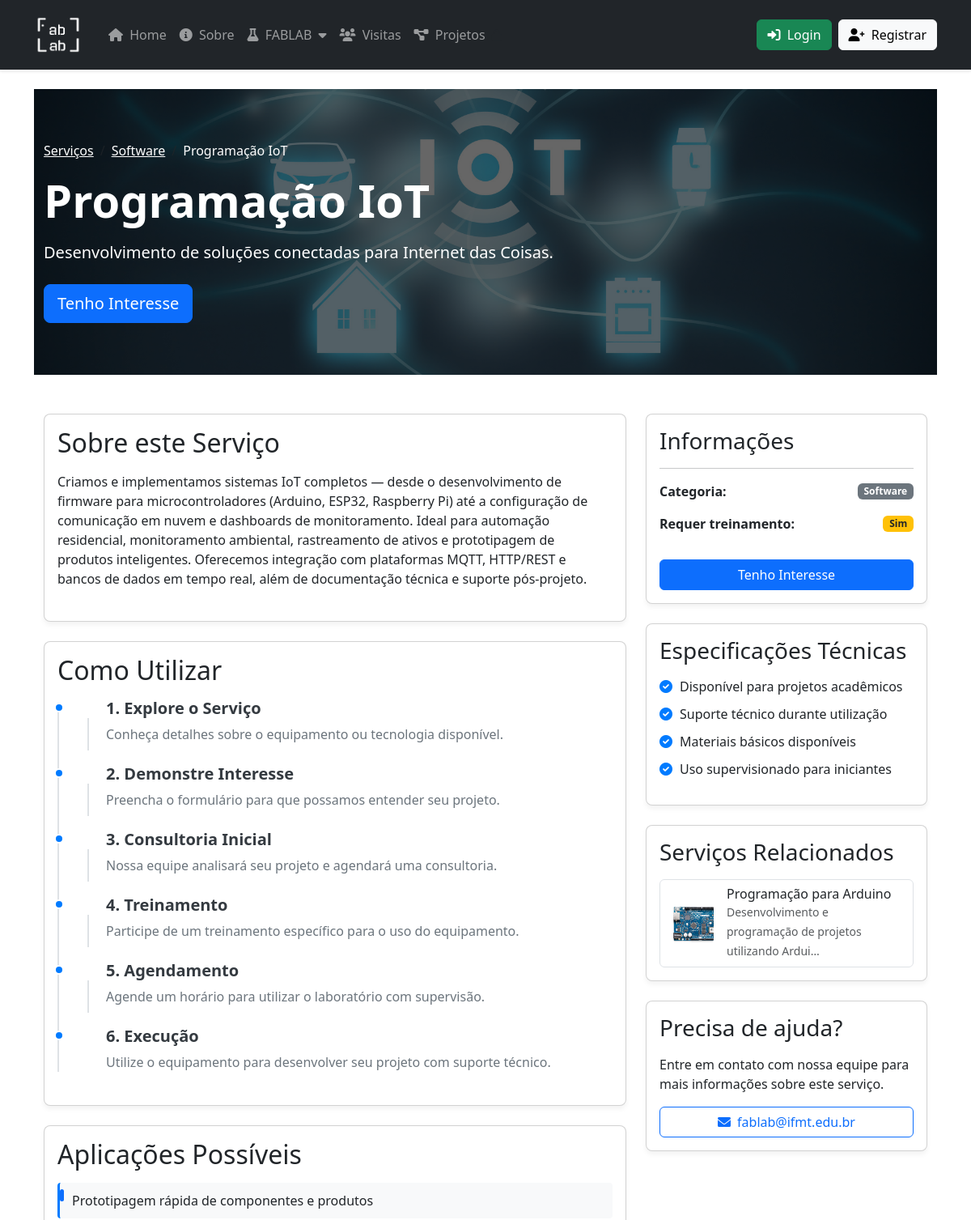
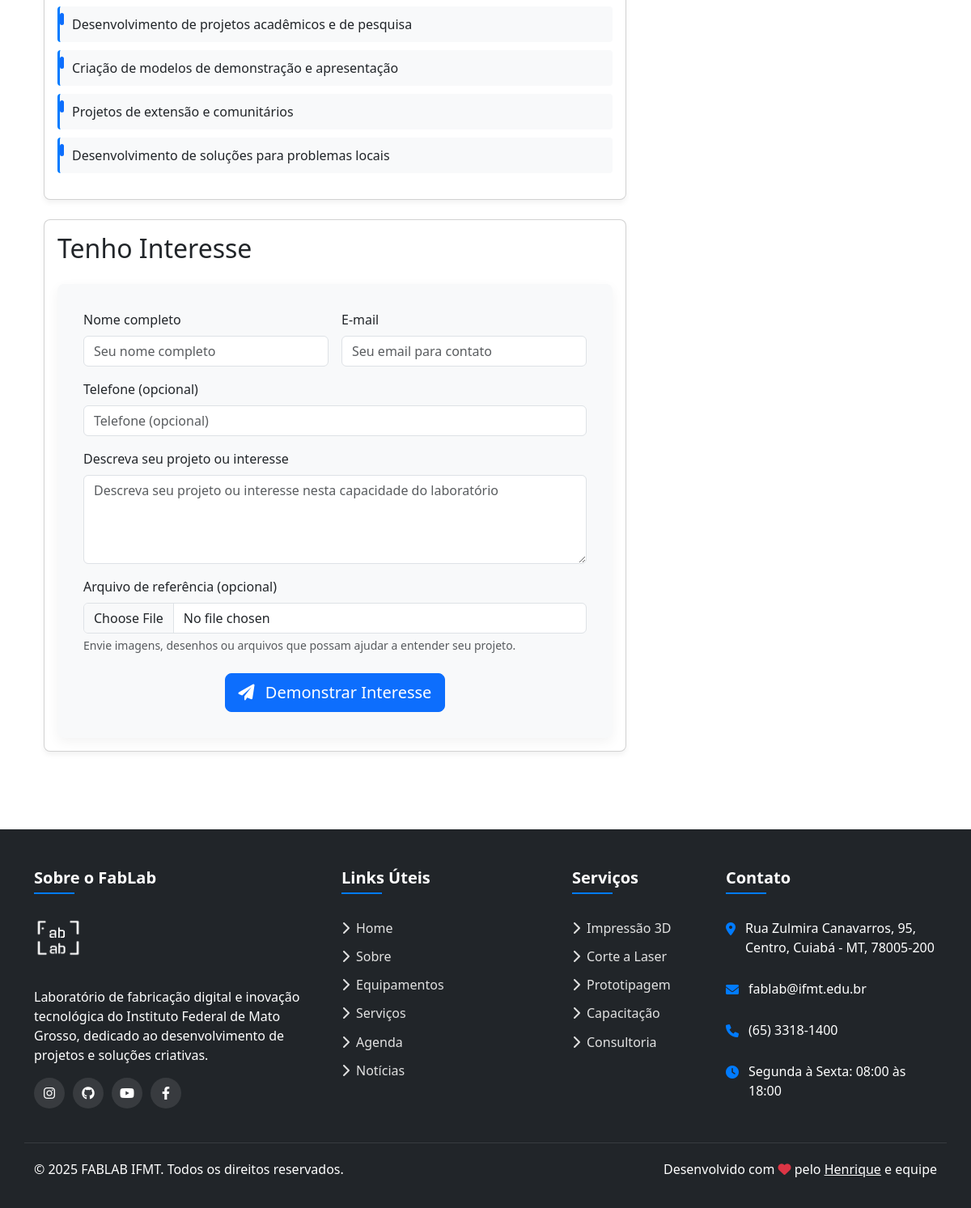
Page /options/servicos/4/ on the committed database (2 pictures, top to bottom).
### options/models.py (models this page shows, shortened)
class Servico(models.Model):
    categoria = models.ForeignKey(CategoriaServico, on_delete=models.CASCADE, related_name='servicos')
    nome = models.CharField(max_length=100)
    descricao_curta = models.CharField(max_length=200)
    descricao = models.TextField()
    imagem = models.ImageField(upload_to='servicos/', blank=True)
    tempo_estimado = models.CharField(max_length=100, blank=True, help_text="Ex: '2-3 dias', '1 semana', etc.")
    disponivel = models.BooleanField(default=True)
    destaque = models.BooleanField(default=False, help_text="Serviço em destaque na página inicial")
    ordem = models.PositiveIntegerField(default=0)
    data_cadastro = models.DateTimeField(auto_now_add=True)
    como_utilizar = models.TextField(blank=True, null=True, help_text="Passos de como utilizar este serviço (um por linha)")
    aplicacoes = models.TextField(blank=True, null=True, help_text="Aplicações possíveis para este serviço (uma por linha)")
    especificacoes = models.TextField(blank=True, null=True, help_text="Especificações técnicas do serviço/equipamento")
    class Meta:
        ordering = ['ordem', 'nome']
        verbose_name = 'Serviço'
        verbose_name_plural = 'Serviços'
    def get_como_utilizar_list(self):
        if not self.como_utilizar:
            return []
        return [item.strip() for item in self.como_utilizar.split('\n') if item.strip()]
    def get_aplicacoes_list(self):
        if not self.aplicacoes:
            return []
        return [item.strip() for item in self.aplicacoes.split('\n') if item.strip()]

class CategoriaServico(models.Model):
    nome = models.CharField(max_length=100)
    descricao = models.TextField(blank=True)
    icone = models.CharField(max_length=50, help_text="Nome do ícone FontAwesome (ex: fa-print)")
    ordem = models.PositiveIntegerField(default=0)
    class Meta:
        ordering = ['ordem', 'nome']
        verbose_name = 'Categoria de Serviço'
        verbose_name_plural = 'Categorias de Serviços'

### options/views.py (the view, shortened to what this page needs)
# urls.py: path('servicos/<int:servico_id>/', views.detalhe_servico, name='detalhe_servico'),
def detalhe_servico(request, servico_id):
    servico = get_object_or_404(Servico, id=servico_id, disponivel=True)
    form = SolicitacaoInteresseForm(initial={'servico': servico})
    servicos_relacionados = Servico.objects.filter(categoria=servico.categoria, disponivel=True).exclude(id=servico.id)[:3]
    context = {
        'servico': servico,
        'form': form,
        'servicos_relacionados': servicos_relacionados
    }
    return render(request, 'detalhe_servico.html', context)

### options/forms.py
class SolicitacaoInteresseForm(forms.ModelForm):
    class Meta:
        model = SolicitacaoInteresse
        fields = ['nome', 'email', 'telefone', 'servico', 'descricao_projeto', 'arquivo_referencia']
        widgets = {
            'descricao_projeto': forms.Textarea(attrs={'rows': 4, 'class': 'form-control', 'placeholder': 'Descreva seu projeto ou interesse nesta capacidade do laboratório'}),
            'nome': forms.TextInput(attrs={'class': 'form-control', 'placeholder': 'Seu nome completo'}),
            'email': forms.EmailInput(attrs={'class': 'form-control', 'placeholder': 'Seu email para contato'}),
            'telefone': forms.TextInput(attrs={'class': 'form-control', 'placeholder': 'Telefone (opcional)'}),
            'servico': forms.HiddenInput(),
            'arquivo_referencia': forms.FileInput(attrs={'class': 'form-control'})
        }

### logs/context_processors.py (called while the page is built)
def pending_events_count(request):
    context = {'global_pending_count': 0}
    if request.user.is_authenticated and request.user.is_staff:
        context['global_pending_count'] = Event.objects.filter(approved=False).count()
    return context

### users/context_processors.py (called while the page is built)
def registration_requests_count(request):
    pending_count = 0
    if request.user.is_authenticated and request.user.is_superuser:
        pending_count = RegistrationRequest.objects.filter(status='pending').count()
    return {
        'registration_pending_count': pending_count
    }

### options/templates/detalhe_servico.html (shortened to what this page needs)
{% extends 'layout.html' %}
{% load static %}
{% load service_filters %}
{% block content %}
<section class="service-header mb-5" style="background-image: url('{% if servico.imagem %}{{ servico.imagem.url }}{% else %}{% static "images/default-service.jpg" %}{% endif %}');">
  <div class="container service-header-content">
    <div class="row">
      <div class="col-lg-8">
        <nav aria-label="breadcrumb">
          <ol class="breadcrumb">
            <li class="breadcrumb-item"><a href="{% url 'options:servicos' %}" class="text-white">Serviços</a></li>
            <li class="breadcrumb-item"><a href="{% url 'options:servicos' %}?categoria={{ servico.categoria.id }}" class="text-white">{{ servico.categoria.nome }}</a></li>
            <li class="breadcrumb-item active text-white" aria-current="page">{{ servico.nome }}</li>
          </ol>
        </nav>
        <h1 class="display-4 fw-bold mb-3">{{ servico.nome }}</h1>
        <p class="lead mb-4">{{ servico.descricao_curta }}</p>
        <a href="#interesse" class="btn btn-primary btn-lg">Tenho Interesse</a>
      </div>
    </div>
  </div>
</section>
<section class="container mb-5">
  <div class="row">
    <div class="col-lg-8">
      <div class="card service-detail-card mb-4">
        <div class="card-body">
          <div class="d-flex justify-content-between align-items-center">
            <h2 class="mb-3">Sobre este Serviço</h2>
          </div>
          <div class="mb-4">
            {{ servico.descricao|linebreaks }}
          </div>
        </div>
      </div>
      <div class="card service-detail-card mb-4">
        <div class="card-body">
          <div class="d-flex justify-content-between align-items-center">
            <h2 class="mb-3">Como Utilizar</h2>
          </div>
          {% if servico.get_como_utilizar_list %}
            <div class="timeline">
              {% for item in servico.get_como_utilizar_list %}
                <div class="timeline-item">
                  <h5>{{ forloop.counter }}. {{ item|split_first_sentence }}</h5>
                  <p>{{ item|remove_first_sentence }}</p>
                </div>
              {% endfor %}
            </div>
          {% else %}
            <div class="timeline">
              <div class="timeline-item">
                <h5>1. Explore o Serviço</h5>
                <p>Conheça detalhes sobre o equipamento ou tecnologia disponível.</p>
              </div>
              <div class="timeline-item">
                <h5>2. Demonstre Interesse</h5>
                <p>Preencha o formulário para que possamos entender seu projeto.</p>
              </div>
              <div class="timeline-item">
                <h5>3. Consultoria Inicial</h5>
                <p>Nossa equipe analisará seu projeto e agendará uma consultoria.</p>
              </div>
              <div class="timeline-item">
                <h5>4. Treinamento</h5>
                <p>Participe de um treinamento específico para o uso do equipamento.</p>
              </div>
              <div class="timeline-item">
                <h5>5. Agendamento</h5>
                <p>Agende um horário para utilizar o laboratório com supervisão.</p>
              </div>
              <div class="timeline-item">
                <h5>6. Execução</h5>
                <p>Utilize o equipamento para desenvolver seu projeto com suporte técnico.</p>
              </div>
            </div>
          {% endif %}
        </div>
      </div>
      <div class="card service-detail-card mb-4">
        <div class="card-body">
          <div class="d-flex justify-content-between align-items-center">
            <h2 class="mb-3">Aplicações Possíveis</h2>
          </div>
          {% if servico.get_aplicacoes_list %}
            <ul class="capabilities-list">
              {% for item in servico.get_aplicacoes_list %}
                <li>{{ item }}</li>
              {% endfor %}
            </ul>
          {% else %}
            <ul class="capabilities-list">
              <li>Prototipagem rápida de componentes e produtos</li>
              <li>Desenvolvimento de projetos acadêmicos e de pesquisa</li>
              <li>Criação de modelos de demonstração e apresentação</li>
              <li>Projetos de extensão e comunitários</li>
              <li>Desenvolvimento de soluções para problemas locais</li>
            </ul>
          {% endif %}
        </div>
      </div>
      <div id="interesse" class="card service-detail-card mb-4">
        <div class="card-body">
          <h2 class="mb-4">Tenho Interesse</h2>
          <div class="form-container">
            <form method="post" enctype="multipart/form-data">
              <div class="row g-3 mb-3">
                <div class="col-md-6">
                  <label for="{{ form.nome.id_for_label }}" class="form-label">Nome completo</label>
                  {{ form.nome }}
                </div>
                <div class="col-md-6">
                  <label for="{{ form.email.id_for_label }}" class="form-label">E-mail</label>
                  {{ form.email }}
                </div>
              </div>
              <div class="mb-3">
                <label for="{{ form.telefone.id_for_label }}" class="form-label">Telefone (opcional)</label>
                {{ form.telefone }}
              </div>
              <div class="mb-3">
                <label for="{{ form.descricao_projeto.id_for_label }}" class="form-label">Descreva seu projeto ou interesse</label>
                {{ form.descricao_projeto }}
              </div>
              <div class="mb-4">
                <label for="{{ form.arquivo_referencia.id_for_label }}" class="form-label">Arquivo de referência (opcional)</label>
                {{ form.arquivo_referencia }}
                <div class="form-text">
                  Envie imagens, desenhos ou arquivos que possam ajudar a entender seu projeto.
                </div>
              </div>
              <div class="text-center">
                <button type="submit" class="btn btn-primary btn-lg">
                  <i class="fas fa-paper-plane me-2"></i> Demonstrar Interesse
                </button>
              </div>
            </form>
          </div>
        </div>
      </div>
    </div>
    <div class="col-lg-4">
      <div class="card service-detail-card sticky-top mb-4" style="top: 2rem; z-index: 999; position: sticky;">
        <div class="card-body">
          <h3>Informações</h3>
          <hr>
          <div class="d-flex justify-content-between align-items-center mb-3">
            <span class="fw-bold">Categoria:</span>
            <span class="badge bg-secondary">{{ servico.categoria.nome }}</span>
          </div>
          <div class="d-flex justify-content-between align-items-center mb-3">
            <span class="fw-bold">Requer treinamento:</span>
            <span class="badge bg-warning text-dark">Sim</span>
          </div>
          <a href="#interesse" class="btn btn-primary w-100 mt-3">Tenho Interesse</a>
        </div>
      </div>
      <div class="card service-detail-card mb-4">
        <div class="card-body">
          <div class="d-flex justify-content-between align-items-center">
            <h3 class="mb-3">Especificações Técnicas</h3>
          </div>
          {% if servico.especificacoes %}
            <div class="mb-4">
              {{ servico.especificacoes|linebreaks }}
            </div>
          {% else %}
            <ul class="specs-list">
              <li>Disponível para projetos acadêmicos</li>
              <li>Suporte técnico durante utilização</li>
              <li>Materiais básicos disponíveis</li>
              <li>Uso supervisionado para iniciantes</li>
            </ul>
          {% endif %}
        </div>
      </div>
      {% if servicos_relacionados %}
      <div class="card service-detail-card mb-4">
        <div class="card-body">
          <h3 class="mb-3">Serviços Relacionados</h3>
          <div class="list-group">
            {% for sr in servicos_relacionados %}
            <a href="{% url 'options:detalhe_servico' sr.id %}" class="list-group-item list-group-item-action">
              <div class="d-flex align-items-center">
                {% if sr.imagem %}
                <img src="{{ sr.imagem.url }}" alt="{{ sr.nome }}" style="width: 50px; height: 50px; object-fit: cover;" class="rounded me-3">
                {% else %}
                <img src="{% static 'images/default-service.jpg' %}" alt="{{ sr.nome }}" style="width: 50px; height: 50px; object-fit: cover;" class="rounded me-3">
                {% endif %}
                <div>
                  <h6 class="mb-0">{{ sr.nome }}</h6>
                  <small class="text-muted">{{ sr.descricao_curta|truncatechars:60 }}</small>
                </div>
              </div>
            </a>
            {% endfor %}
          </div>
        </div>
      </div>
      {% endif %}
      <div class="card service-detail-card">
        <div class="card-body">
          <h3 class="mb-3">Precisa de ajuda?</h3>
          <p>Entre em contato com nossa equipe para mais informações sobre este serviço.</p>
          <div class="d-grid gap-2">
            <a href="mailto:fablab@ifmt.edu.br" class="btn btn-outline-primary">
              <i class="fas fa-envelope me-2"></i>fablab@ifmt.edu.br
            </a>
          </div>
        </div>
      </div>
    </div>
  </div>
</section>
{% endblock %}

### static/style.css (style rules this page uses)
html, body { height: 100%; margin: 0; }
body { display: flex; flex-direction: column; }
.service-detail-card { border-radius: 10px; box-shadow: 0 4px 6px rgba(0, 0, 0, 0.05); transition: all 0.3s; margin-bottom: 1.5rem; }
.timeline { position: relative; padding-left: 20px; }
.timeline-item { position: relative; padding-left: 30px; margin-bottom: 1.5rem; }
.timeline-item:before { content: ''; position: absolute; left: 0; top: 8px; width: 16px; height: 16px; background-color: #0d6efd; border-radius: 50%; }
.timeline-item:not(:last-child):after { content: ''; position: absolute; left: 7px; top: 24px; height: calc(100% - 16px); border-left: 2px solid #dee2e6; }
.timeline-item h5 { color: #343a40; font-weight: 600; margin-bottom: 0.5rem; }
.timeline-item p { color: #6c757d; margin-bottom: 0.25rem; }
.capabilities-list { list-style: none; padding-left: 0; }
.capabilities-list li { position: relative; padding-left: 30px; margin-bottom: 1rem; line-height: 1.5; }
.capabilities-list li:before { content: ''; position: absolute; left: 0; top: 8px; width: 5px; height: 100%; max-height: 15px; background-color: #0d6efd; border-radius: 3px; }

### options/templates/detalhe_servico.html (style rules this page uses)
.service-header { position: relative; background-size: cover; background-position: center; color: white; padding: 4rem 0; }
.service-header:before { content: ""; position: absolute; top: 0; left: 0; right: 0; bottom: 0; background: rgba(0, 0, 0, 0.6); }
.service-header-content { position: relative; z-index: 2; }
.service-detail-card { border-radius: 8px; overflow: hidden; transition: transform 0.3s, box-shadow 0.3s; }
.timeline { position: relative; padding-left: 30px; }
.timeline:before { content: ""; position: absolute; left: 0; top: 5px; bottom: 0; width: 2px; background-color: #dee2e6; }
.timeline-item { position: relative; margin-bottom: 25px; }
.timeline-item:before { content: ""; position: absolute; left: -34px; top: 5px; width: 12px; height: 12px; border-radius: 50%; background-color: var(--primary-color); border: 2px solid white; }
.form-container { background-color: #f8f9fa; border-radius: 8px; padding: 2rem; box-shadow: 0 5px 15px rgba(0,0,0,0.05); }
.specs-list { list-style: none; padding-left: 0; }
.specs-list li { margin-bottom: 10px; padding-left: 25px; position: relative; }
.specs-list li:before { content: "\f058"; font-family: "Font Awesome 5 Free"; font-weight: 900; position: absolute; left: 0; top: 0; color: var(--primary-color); }
.capabilities-list { padding-left: 0; list-style: none; }
.capabilities-list li { padding: 10px 15px; margin-bottom: 10px; background-color: #f8f9fa; border-left: 3px solid var(--primary-color); border-radius: 4px; }

### templates/layout.html (style rules this page uses)
:root { --primary-color: #007bff; --secondary-color: #6c757d; --accent-color: #28a745; --danger-color: #dc3545; }
body { display: flex; flex-direction: column; min-height: 100vh; }

### rows in the picture
Servico: imagem (picture), categoria.nome "Software", nome "Programação IoT", descricao_curta "Desenvolvimento de soluções conectadas para Internet das Coisas.", descricao "Criamos e implementamos sistemas IoT completos — desde o desenvolvimento de firmware para microcontroladores (Arduino, ESP32, Raspberry Pi) até a configuração de comunicação em nuvem e dashboards de monitoramento. Ideal para automação residencial, monitoramento ambiental, rastreamento de ativos e prototipagem de produtos inteligentes. Oferecemos integração com plataformas MQTT, HTTP/REST e bancos de dados em tempo real, além de documentação técnica e suporte pós‑projeto."
Servico: imagem (picture), nome "Programação para Arduino", descricao_curta "Desenvolvimento e programação de projetos utilizando Ardui…"
